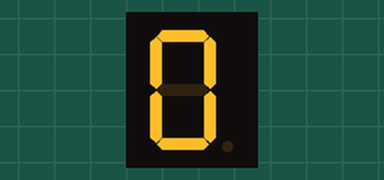
Bench run of a sketch on a simulated Arduino Uno, built with avr-gcc and run on an emulated ATmega328P. On the bench: 1-digit seven-segment display. Wiring (inferred from the names in the program): 1-digit 7-segment display, segments lit when LOW: segments pin 2, pin 3, pin 4, pin 5, pin 6, pin 7, pin 8, pin 9. The segment pins are drawn as the display they are named for.

Above: at 0.1 s.
At 1.6 s:
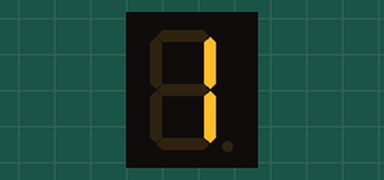
At 3.1 s:
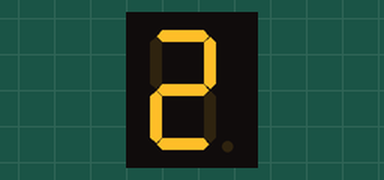
At 6.1 s:
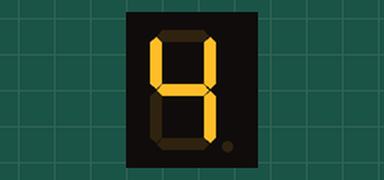
At 9.1 s:
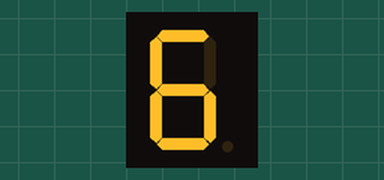
At 13.6 s:
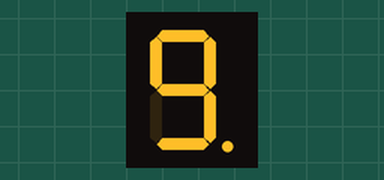

The sketch:

Bolum_2_Uyg_11.ino
```cpp
int a = 2;
int b = 3;
int c = 4;
int d = 5;
int e = 6;
int f = 7;
int g = 8;
int h = 9;
void setup() {
pinMode(a, OUTPUT);
pinMode(b, OUTPUT);
pinMode(c, OUTPUT);
pinMode(d, OUTPUT);
pinMode(e, OUTPUT);
pinMode(f, OUTPUT);
pinMode(g, OUTPUT);
pinMode(h, OUTPUT);
}
void RakamYaz(int rakam) {
  switch(rakam)
{
   case 0: digitalWrite(a,LOW);
  digitalWrite(b,LOW);
   digitalWrite(c,LOW);
   digitalWrite(d,LOW);
   digitalWrite(e,LOW);
   digitalWrite(f,LOW);
   digitalWrite(g,HIGH);
   digitalWrite(h,HIGH);
   break;
   case 1: digitalWrite(a, HIGH);
  digitalWrite(b,LOW);
   digitalWrite(c,LOW);
   digitalWrite(d,HIGH);
   digitalWrite(e,HIGH);
   digitalWrite(f,HIGH);
   digitalWrite(g,HIGH);
   digitalWrite(h,HIGH);
   break;
   case 2: digitalWrite(a, LOW);
  digitalWrite(b,LOW);
   digitalWrite(c,HIGH);
   digitalWrite(d,LOW);
   digitalWrite(e,LOW);
   digitalWrite(f,HIGH);
   digitalWrite(g,LOW);
   digitalWrite(h,HIGH);
   break;
   case 3: digitalWrite(a, LOW);
   digitalWrite(b,LOW);
 digitalWrite(c,LOW);
 digitalWrite(d,LOW);
 digitalWrite(e,HIGH);
 digitalWrite(f,HIGH);
 digitalWrite(g,LOW);
 digitalWrite(h,HIGH);
 break;
 case 4: digitalWrite(a, HIGH);
digitalWrite(b,LOW);
 digitalWrite(c,LOW);
 digitalWrite(d,HIGH);
 digitalWrite(e,HIGH);
 digitalWrite(f,LOW);
 digitalWrite(g,LOW);
 digitalWrite(h,HIGH);
 break;
 case 5: digitalWrite(a, LOW);
digitalWrite(b,HIGH);
 digitalWrite(c,LOW);
 digitalWrite(d,LOW);
 digitalWrite(e,HIGH);
 digitalWrite(f,LOW);
 digitalWrite(g,LOW);
 digitalWrite(h,HIGH);
 break;
 case 6: digitalWrite(a, LOW);
digitalWrite(b,HIGH);
 digitalWrite(c,LOW);
 digitalWrite(d,LOW);
 digitalWrite(e,LOW);
 digitalWrite(f,LOW);
 digitalWrite(g,LOW);
 digitalWrite(h,HIGH);
 break;
 case 7: digitalWrite(a, LOW);
digitalWrite(b,LOW);
 digitalWrite(c,LOW);
 digitalWrite(d,HIGH);
 digitalWrite(e,HIGH);
 digitalWrite(f,HIGH);
 digitalWrite(g,HIGH);
 digitalWrite(h,HIGH);
 break;
 case 8: digitalWrite(a, LOW);
digitalWrite(b,LOW);
 digitalWrite(c,LOW);
 digitalWrite(d,LOW);
 digitalWrite(e,LOW);
 digitalWrite(f,LOW);
 digitalWrite(g,LOW);
 digitalWrite(h,HIGH);
 break;
 case 9: digitalWrite(a,LOW);
digitalWrite(b,LOW);
 digitalWrite(c,LOW);
 digitalWrite(d,LOW);
 digitalWrite(e,HIGH);
 digitalWrite(f,LOW);
 digitalWrite(g,LOW);
 digitalWrite(h,LOW);
 break;
} }
void loop() {
  for(int i=0; i<=10;i++){
RakamYaz(i);
delay(1500);
}
}
```

Measured:
- by itself, everything shown: repeats every 16.5 s, in 10 steps
- what the display in image 1 shows lasts 1.5 s, from 1.5 s to 3.0 s
- what the display in image 5 shows lasts 3.0 s, from 13.5 s to 16.5 s
